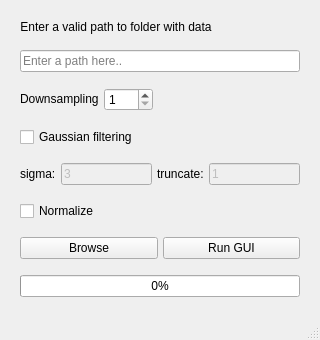
<?xml version="1.0" encoding="UTF-8"?>
<ui version="4.0">
 <class>MainWindow</class>
 <widget class="QMainWindow" name="MainWindow">
  <property name="geometry">
   <rect>
    <x>0</x>
    <y>0</y>
    <width>320</width>
    <height>340</height>
   </rect>
  </property>
  <property name="sizePolicy">
   <sizepolicy hsizetype="Preferred" vsizetype="Preferred">
    <horstretch>0</horstretch>
    <verstretch>0</verstretch>
   </sizepolicy>
  </property>
  <property name="minimumSize">
   <size>
    <width>320</width>
    <height>340</height>
   </size>
  </property>
  <property name="maximumSize">
   <size>
    <width>320</width>
    <height>340</height>
   </size>
  </property>
  <property name="windowTitle">
   <string>MainWindow</string>
  </property>
  <widget class="QWidget" name="centralwidget">
   <layout class="QVBoxLayout" name="verticalLayout_3">
    <property name="spacing">
     <number>5</number>
    </property>
    <property name="leftMargin">
     <number>20</number>
    </property>
    <property name="rightMargin">
     <number>20</number>
    </property>
    <item>
     <widget class="QLabel" name="label_1">
      <property name="sizePolicy">
       <sizepolicy hsizetype="Fixed" vsizetype="Fixed">
        <horstretch>0</horstretch>
        <verstretch>0</verstretch>
       </sizepolicy>
      </property>
      <property name="font">
       <font>
        <pointsize>9</pointsize>
       </font>
      </property>
      <property name="text">
       <string>Enter a valid path to folder with data</string>
      </property>
      <property name="alignment">
       <set>Qt::AlignCenter</set>
      </property>
     </widget>
    </item>
    <item>
     <widget class="QLineEdit" name="dir_path_line">
      <property name="sizePolicy">
       <sizepolicy hsizetype="Expanding" vsizetype="Fixed">
        <horstretch>0</horstretch>
        <verstretch>0</verstretch>
       </sizepolicy>
      </property>
      <property name="font">
       <font>
        <pointsize>9</pointsize>
       </font>
      </property>
      <property name="layoutDirection">
       <enum>Qt::LeftToRight</enum>
      </property>
      <property name="alignment">
       <set>Qt::AlignLeading|Qt::AlignLeft|Qt::AlignVCenter</set>
      </property>
      <property name="placeholderText">
       <string>Enter a path here..</string>
      </property>
     </widget>
    </item>
    <item>
     <layout class="QHBoxLayout" name="horizontalLayout_8" stretch="1,1,3">
      <item>
       <widget class="QLabel" name="label">
        <property name="sizePolicy">
         <sizepolicy hsizetype="Fixed" vsizetype="Fixed">
          <horstretch>0</horstretch>
          <verstretch>0</verstretch>
         </sizepolicy>
        </property>
        <property name="font">
         <font>
          <pointsize>9</pointsize>
         </font>
        </property>
        <property name="text">
         <string>Downsampling</string>
        </property>
       </widget>
      </item>
      <item>
       <widget class="QSpinBox" name="ds_spinBox">
        <property name="font">
         <font>
          <pointsize>9</pointsize>
         </font>
        </property>
        <property name="minimum">
         <number>1</number>
        </property>
        <property name="maximum">
         <number>100</number>
        </property>
       </widget>
      </item>
      <item>
       <spacer name="horizontalSpacer">
        <property name="orientation">
         <enum>Qt::Horizontal</enum>
        </property>
        <property name="sizeHint" stdset="0">
         <size>
          <width>40</width>
          <height>20</height>
         </size>
        </property>
       </spacer>
      </item>
     </layout>
    </item>
    <item>
     <widget class="QCheckBox" name="gauss_checkbox">
      <property name="font">
       <font>
        <pointsize>9</pointsize>
       </font>
      </property>
      <property name="text">
       <string>Gaussian filtering</string>
      </property>
     </widget>
    </item>
    <item>
     <layout class="QHBoxLayout" name="horizontalLayout_7">
      <item>
       <widget class="QLabel" name="label_2">
        <property name="font">
         <font>
          <pointsize>9</pointsize>
         </font>
        </property>
        <property name="text">
         <string>sigma:</string>
        </property>
       </widget>
      </item>
      <item>
       <widget class="QLineEdit" name="sigma_edit">
        <property name="enabled">
         <bool>false</bool>
        </property>
        <property name="font">
         <font>
          <pointsize>9</pointsize>
         </font>
        </property>
        <property name="inputMethodHints">
         <set>Qt::ImhDigitsOnly</set>
        </property>
        <property name="text">
         <string>3</string>
        </property>
        <property name="placeholderText">
         <string/>
        </property>
       </widget>
      </item>
      <item>
       <widget class="QLabel" name="label_3">
        <property name="font">
         <font>
          <pointsize>9</pointsize>
         </font>
        </property>
        <property name="text">
         <string>truncate:</string>
        </property>
       </widget>
      </item>
      <item>
       <widget class="QLineEdit" name="truncate_edit">
        <property name="enabled">
         <bool>false</bool>
        </property>
        <property name="font">
         <font>
          <pointsize>9</pointsize>
         </font>
        </property>
        <property name="inputMethodHints">
         <set>Qt::ImhDigitsOnly</set>
        </property>
        <property name="text">
         <string>1</string>
        </property>
       </widget>
      </item>
     </layout>
    </item>
    <item>
     <widget class="QCheckBox" name="normalize_checkbox">
      <property name="font">
       <font>
        <pointsize>9</pointsize>
       </font>
      </property>
      <property name="text">
       <string>Normalize</string>
      </property>
     </widget>
    </item>
    <item>
     <layout class="QHBoxLayout" name="horizontalLayout_6">
      <property name="sizeConstraint">
       <enum>QLayout::SetDefaultConstraint</enum>
      </property>
      <item>
       <widget class="QPushButton" name="browse_button">
        <property name="font">
         <font>
          <pointsize>9</pointsize>
         </font>
        </property>
        <property name="text">
         <string>Browse</string>
        </property>
       </widget>
      </item>
      <item>
       <widget class="QPushButton" name="runGUI_button">
        <property name="font">
         <font>
          <pointsize>9</pointsize>
         </font>
        </property>
        <property name="text">
         <string>Run GUI</string>
        </property>
       </widget>
      </item>
     </layout>
    </item>
    <item>
     <widget class="QProgressBar" name="progressBar">
      <property name="value">
       <number>0</number>
      </property>
      <property name="alignment">
       <set>Qt::AlignCenter</set>
      </property>
      <property name="textVisible">
       <bool>true</bool>
      </property>
     </widget>
    </item>
   </layout>
  </widget>
  <widget class="QMenuBar" name="menubar">
   <property name="geometry">
    <rect>
     <x>0</x>
     <y>0</y>
     <width>320</width>
     <height>26</height>
    </rect>
   </property>
  </widget>
  <widget class="QStatusBar" name="statusbar"/>
 </widget>
 <resources/>
 <connections/>
</ui>
